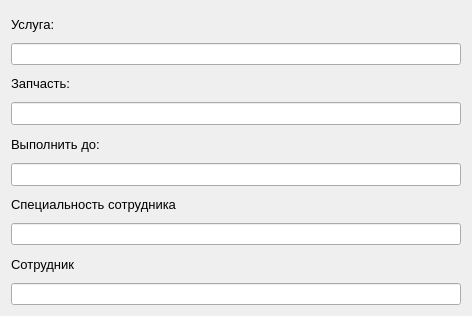
<?xml version="1.0" encoding="UTF-8"?>
<ui version="4.0">
 <class>Dialog</class>
 <widget class="QDialog" name="Dialog">
  <property name="geometry">
   <rect>
    <x>0</x>
    <y>0</y>
    <width>472</width>
    <height>316</height>
   </rect>
  </property>
  <property name="windowTitle">
   <string>Новая задача</string>
  </property>
  <property name="windowIcon">
   <iconset>
    <normaloff>favicon.ico</normaloff>favicon.ico</iconset>
  </property>
  <layout class="QVBoxLayout" name="verticalLayout">
   <item>
    <widget class="QLabel" name="label_8">
     <property name="font">
      <font>
       <pointsize>10</pointsize>
      </font>
     </property>
     <property name="text">
      <string>Услуга:</string>
     </property>
    </widget>
   </item>
   <item>
    <widget class="QLineEdit" name="uslugaEdit">
     <property name="readOnly">
      <bool>true</bool>
     </property>
    </widget>
   </item>
   <item>
    <widget class="QLabel" name="label_2">
     <property name="font">
      <font>
       <pointsize>10</pointsize>
      </font>
     </property>
     <property name="text">
      <string>Запчасть:</string>
     </property>
    </widget>
   </item>
   <item>
    <widget class="QLineEdit" name="partEdit">
     <property name="font">
      <font>
       <pointsize>10</pointsize>
      </font>
     </property>
     <property name="readOnly">
      <bool>true</bool>
     </property>
    </widget>
   </item>
   <item>
    <widget class="QLabel" name="label_3">
     <property name="font">
      <font>
       <pointsize>10</pointsize>
      </font>
     </property>
     <property name="text">
      <string>Выполнить до:</string>
     </property>
    </widget>
   </item>
   <item>
    <widget class="QLineEdit" name="endTime">
     <property name="font">
      <font>
       <pointsize>10</pointsize>
      </font>
     </property>
     <property name="readOnly">
      <bool>true</bool>
     </property>
    </widget>
   </item>
   <item>
    <widget class="QLabel" name="label_7">
     <property name="font">
      <font>
       <pointsize>10</pointsize>
      </font>
     </property>
     <property name="text">
      <string>Специальность сотрудника</string>
     </property>
    </widget>
   </item>
   <item>
    <widget class="QLineEdit" name="emplSpec">
     <property name="readOnly">
      <bool>true</bool>
     </property>
    </widget>
   </item>
   <item>
    <widget class="QLabel" name="label_4">
     <property name="font">
      <font>
       <pointsize>10</pointsize>
      </font>
     </property>
     <property name="text">
      <string>Сотрудник</string>
     </property>
    </widget>
   </item>
   <item>
    <widget class="QLineEdit" name="emplEdit">
     <property name="readOnly">
      <bool>true</bool>
     </property>
    </widget>
   </item>
  </layout>
 </widget>
 <resources/>
 <connections/>
</ui>
